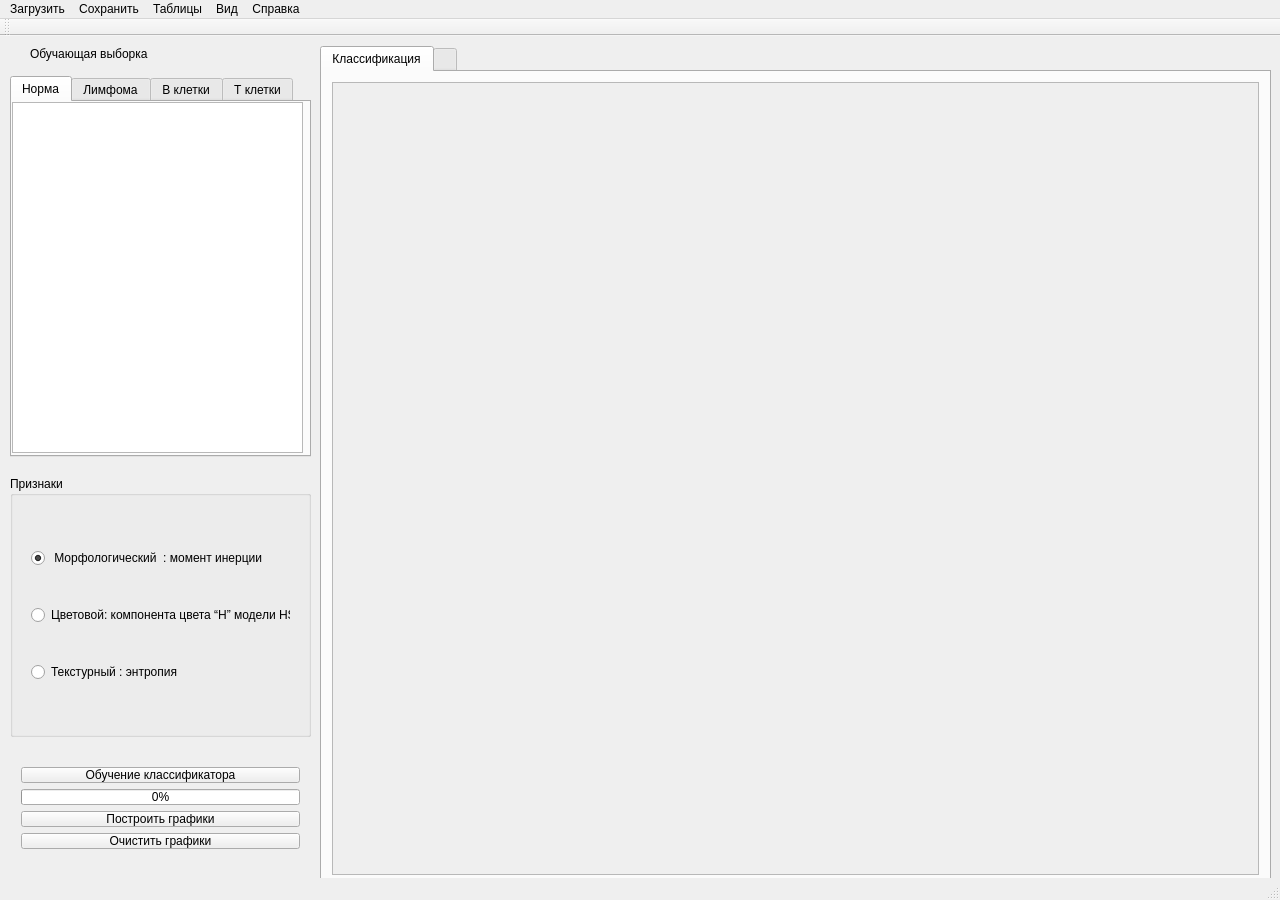
<?xml version="1.0" encoding="UTF-8"?>
<ui version="4.0">
 <class>MainWindow</class>
 <widget class="QMainWindow" name="MainWindow">
  <property name="geometry">
   <rect>
    <x>0</x>
    <y>0</y>
    <width>1280</width>
    <height>900</height>
   </rect>
  </property>
  <property name="sizePolicy">
   <sizepolicy hsizetype="Fixed" vsizetype="Fixed">
    <horstretch>0</horstretch>
    <verstretch>0</verstretch>
   </sizepolicy>
  </property>
  <property name="minimumSize">
   <size>
    <width>1280</width>
    <height>900</height>
   </size>
  </property>
  <property name="maximumSize">
   <size>
    <width>1280</width>
    <height>900</height>
   </size>
  </property>
  <property name="windowTitle">
   <string>MainWindow</string>
  </property>
  <widget class="QWidget" name="centralWidget">
   <widget class="QLabel" name="label">
    <property name="geometry">
     <rect>
      <x>30</x>
      <y>10</y>
      <width>201</width>
      <height>16</height>
     </rect>
    </property>
    <property name="text">
     <string>Обучающая выборка</string>
    </property>
   </widget>
   <widget class="QTabWidget" name="tabWidget">
    <property name="geometry">
     <rect>
      <x>320</x>
      <y>10</y>
      <width>951</width>
      <height>841</height>
     </rect>
    </property>
    <property name="currentIndex">
     <number>0</number>
    </property>
    <widget class="QWidget" name="tab">
     <attribute name="title">
      <string>Классификация</string>
     </attribute>
     <layout class="QGridLayout" name="gridLayout">
      <property name="leftMargin">
       <number>10</number>
      </property>
      <property name="topMargin">
       <number>10</number>
      </property>
      <property name="rightMargin">
       <number>10</number>
      </property>
      <property name="bottomMargin">
       <number>10</number>
      </property>
      <item row="0" column="0">
       <widget class="QScrollArea" name="scrollArea">
        <property name="widgetResizable">
         <bool>true</bool>
        </property>
        <widget class="QWidget" name="scrollAreaWidgetContents_3">
         <property name="geometry">
          <rect>
           <x>0</x>
           <y>0</y>
           <width>925</width>
           <height>792</height>
          </rect>
         </property>
        </widget>
       </widget>
      </item>
     </layout>
    </widget>
    <widget class="QWidget" name="tab_2">
     <attribute name="title">
      <string/>
     </attribute>
    </widget>
   </widget>
   <widget class="QGroupBox" name="groupBox">
    <property name="geometry">
     <rect>
      <x>10</x>
      <y>440</y>
      <width>301</width>
      <height>261</height>
     </rect>
    </property>
    <property name="title">
     <string>Признаки</string>
    </property>
    <widget class="QWidget" name="layoutWidget">
     <property name="geometry">
      <rect>
       <x>10</x>
       <y>30</y>
       <width>281</width>
       <height>221</height>
      </rect>
     </property>
     <layout class="QVBoxLayout" name="verticalLayout">
      <item>
       <widget class="QRadioButton" name="radioButton">
        <property name="text">
         <string> Морфологический  : момент инерции</string>
        </property>
        <property name="checked">
         <bool>true</bool>
        </property>
       </widget>
      </item>
      <item>
       <widget class="QRadioButton" name="radioButton_2">
        <property name="text">
         <string>Цветовой: компонента цвета “H” модели HSV</string>
        </property>
       </widget>
      </item>
      <item>
       <widget class="QRadioButton" name="radioButton_3">
        <property name="text">
         <string>Текстурный : энтропия</string>
        </property>
       </widget>
      </item>
     </layout>
    </widget>
   </widget>
   <widget class="QWidget" name="layoutWidget">
    <property name="geometry">
     <rect>
      <x>10</x>
      <y>720</y>
      <width>301</width>
      <height>104</height>
     </rect>
    </property>
    <layout class="QVBoxLayout" name="verticalLayout_2">
     <item>
      <widget class="QPushButton" name="pushButton">
       <property name="text">
        <string>Обучение классификатора</string>
       </property>
      </widget>
     </item>
     <item>
      <widget class="QProgressBar" name="progressBar">
       <property name="value">
        <number>0</number>
       </property>
      </widget>
     </item>
     <item>
      <widget class="QPushButton" name="pushButton_2">
       <property name="text">
        <string>Построить графики</string>
       </property>
      </widget>
     </item>
     <item>
      <widget class="QPushButton" name="pushButton_3">
       <property name="text">
        <string>Очистить графики</string>
       </property>
      </widget>
     </item>
    </layout>
   </widget>
   <widget class="QTabWidget" name="tabWidget_2">
    <property name="geometry">
     <rect>
      <x>10</x>
      <y>40</y>
      <width>301</width>
      <height>381</height>
     </rect>
    </property>
    <property name="currentIndex">
     <number>0</number>
    </property>
    <widget class="QWidget" name="tab_3">
     <attribute name="title">
      <string>Норма</string>
     </attribute>
     <widget class="QTableView" name="tableViewNormal">
      <property name="geometry">
       <rect>
        <x>0</x>
        <y>0</y>
        <width>291</width>
        <height>351</height>
       </rect>
      </property>
     </widget>
    </widget>
    <widget class="QWidget" name="tab_4">
     <attribute name="title">
      <string>Лимфома</string>
     </attribute>
     <widget class="QTableView" name="tableViewLim">
      <property name="geometry">
       <rect>
        <x>0</x>
        <y>0</y>
        <width>291</width>
        <height>351</height>
       </rect>
      </property>
     </widget>
    </widget>
    <widget class="QWidget" name="tab_5">
     <attribute name="title">
      <string>В клетки</string>
     </attribute>
     <widget class="QTableView" name="tableViewBcells">
      <property name="geometry">
       <rect>
        <x>0</x>
        <y>0</y>
        <width>291</width>
        <height>351</height>
       </rect>
      </property>
     </widget>
    </widget>
    <widget class="QWidget" name="tab_6">
     <attribute name="title">
      <string>Т клетки</string>
     </attribute>
     <widget class="QTableView" name="tableViewTcells">
      <property name="geometry">
       <rect>
        <x>0</x>
        <y>0</y>
        <width>291</width>
        <height>351</height>
       </rect>
      </property>
     </widget>
    </widget>
   </widget>
  </widget>
  <widget class="QMenuBar" name="menuBar">
   <property name="geometry">
    <rect>
     <x>0</x>
     <y>0</y>
     <width>1280</width>
     <height>20</height>
    </rect>
   </property>
   <widget class="QMenu" name="menu">
    <property name="title">
     <string>Загрузить</string>
    </property>
    <addaction name="action"/>
    <addaction name="action_2"/>
    <addaction name="action_3"/>
    <addaction name="action_4"/>
    <addaction name="action_5"/>
   </widget>
   <widget class="QMenu" name="menu_2">
    <property name="title">
     <string>Таблицы</string>
    </property>
   </widget>
   <widget class="QMenu" name="menu_3">
    <property name="title">
     <string>Вид</string>
    </property>
   </widget>
   <widget class="QMenu" name="menu_4">
    <property name="title">
     <string>Справка</string>
    </property>
   </widget>
   <widget class="QMenu" name="menu_5">
    <property name="title">
     <string>Сохранить</string>
    </property>
   </widget>
   <addaction name="menu"/>
   <addaction name="menu_5"/>
   <addaction name="menu_2"/>
   <addaction name="menu_3"/>
   <addaction name="menu_4"/>
  </widget>
  <widget class="QToolBar" name="mainToolBar">
   <attribute name="toolBarArea">
    <enum>TopToolBarArea</enum>
   </attribute>
   <attribute name="toolBarBreak">
    <bool>false</bool>
   </attribute>
  </widget>
  <widget class="QStatusBar" name="statusBar"/>
  <action name="action">
   <property name="text">
    <string>Загрузить Нормальные клетки</string>
   </property>
  </action>
  <action name="action_2">
   <property name="text">
    <string>Загрузить клетки с Лимфомой</string>
   </property>
  </action>
  <action name="action_3">
   <property name="text">
    <string>Загрузить В клетки</string>
   </property>
  </action>
  <action name="action_4">
   <property name="text">
    <string>Загрузить Т клетки</string>
   </property>
  </action>
  <action name="action_5">
   <property name="text">
    <string>Загрузить неизвестную клетку</string>
   </property>
  </action>
 </widget>
 <layoutdefault spacing="6" margin="11"/>
 <resources/>
 <connections/>
</ui>
